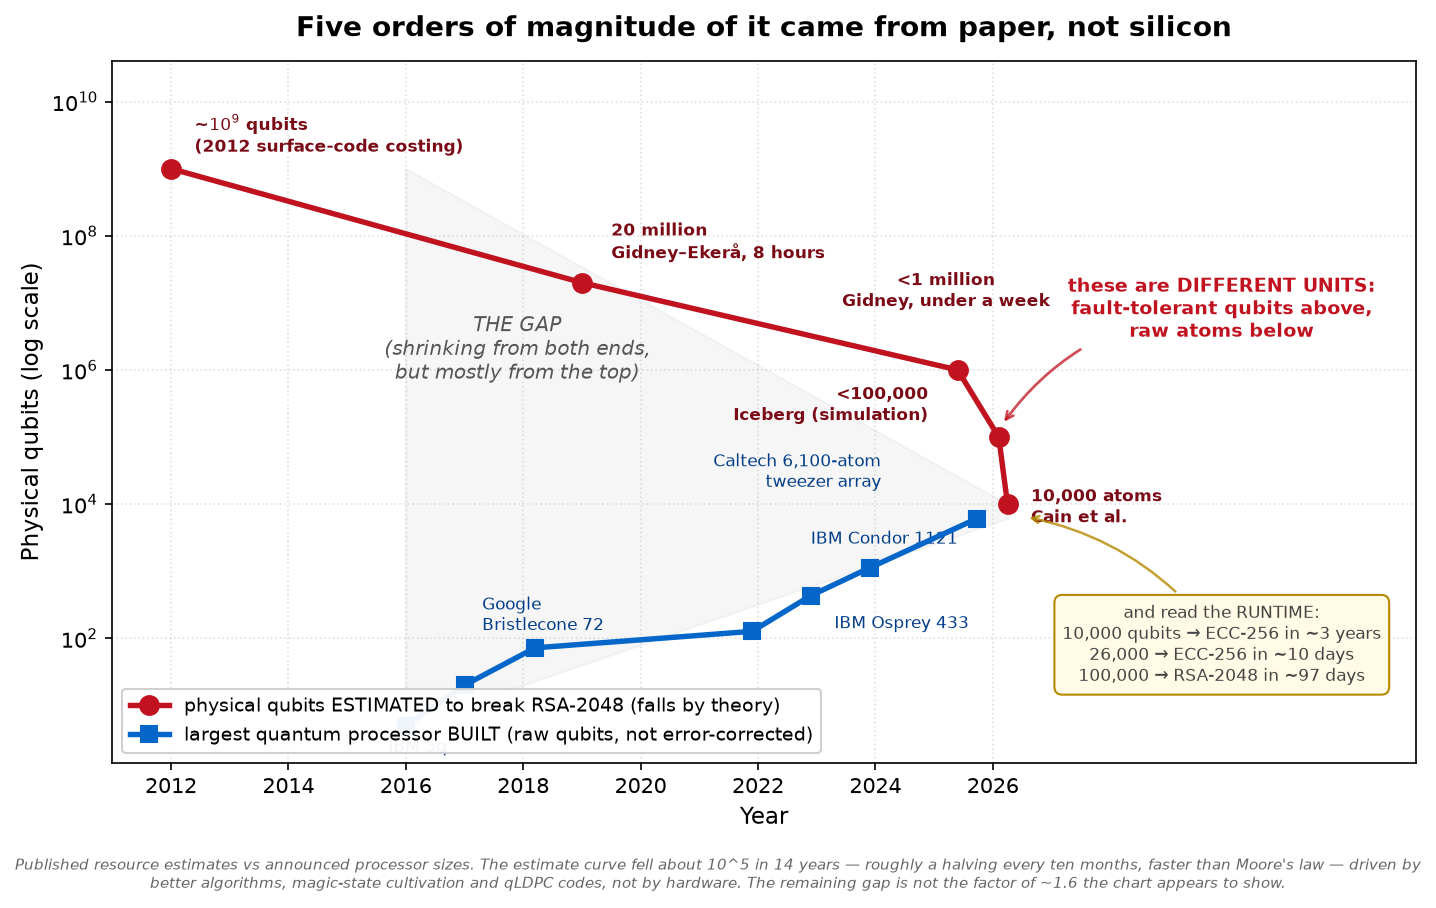

This figure's Python source:
#!/usr/bin/env python3
"""The scissors: the codebreaking machine shrinks faster than real machines grow.

TWO CURVES, deliberately plotted together — and deliberately NOT the same unit.

  (a) FALLING — published resource estimates for the number of noisy PHYSICAL
      qubits needed to break RSA-2048 (or, where marked, ECC-256) with Shor's
      algorithm. This curve moved almost entirely because of THEORY: better
      arithmetic, magic-state cultivation instead of distillation factories,
      and quantum LDPC codes instead of the surface code.

        2012  ~1e9        first serious surface-code costings
        2019   2.0e7      Gidney & Ekera, 8 hours
        2025   1.0e6      Gidney, "less than a million noisy qubits", <1 week
        2026.1 1.0e5      Iceberg Quantum, qLDPC — SIMULATION, not hardware
        2026.25 1.0e4     Cain et al., reconfigurable atoms (see runtime caveat)

  (b) RISING — the largest quantum processor / coherent qubit array actually
      announced. RAW qubits, none of them error-corrected.

        2016    5    IBM Quantum Experience
        2017   20    IBM Q
        2018   72    Google Bristlecone
        2021  127    IBM Eagle
        2022  433    IBM Osprey
        2023 1121    IBM Condor
        2025 6100    Caltech tweezer array (Nature, Sept 2025)

THE CAVEAT IS THE POINT. The curves nearly touch, and that is misleading: the
falling curve counts FAULT-TOLERANT qubits (below-threshold two-qubit gates,
mid-circuit measurement, real-time decoding, sustained for the whole run) while
the rising curve counts atoms that merely hold a state. Read the runtime
annotations too — 10,000 qubits buys ECC-256 in ~3 years, not in an afternoon.

Emits a committed PNG next to the reading.
"""
import matplotlib.pyplot as plt

est = [
    (2012.0, 1.0e9, "~$10^9$ qubits\n(2012 surface-code costing)"),
    (2019.0, 2.0e7, "20 million\nGidney–Ekerå, 8 hours"),
    (2025.4, 1.0e6, "<1 million\nGidney, under a week"),
    (2026.1, 1.0e5, "<100,000\nIceberg (simulation)"),
    (2026.25, 1.0e4, "10,000 atoms\nCain et al."),
]

hw = [
    (2016.0, 5, "IBM 5q"),
    (2017.0, 20, None),
    (2018.2, 72, "Google\nBristlecone 72"),
    (2021.9, 127, None),
    (2022.9, 433, "IBM Osprey 433"),
    (2023.9, 1121, "IBM Condor 1121"),
    (2025.73, 6100, "Caltech 6,100-atom\ntweezer array"),
]

fig, ax = plt.subplots(figsize=(9.6, 6.0), dpi=150)

ex = [p[0] for p in est]
ey = [p[1] for p in est]
hx = [p[0] for p in hw]
hy = [p[1] for p in hw]

# The shrinking gap, shaded
ax.fill_between([2016, 2026.25], [1e9, 1e4], [5, 6100], color="#888", alpha=0.07, zorder=0)
ax.text(2017.9, 2e6, "THE GAP\n(shrinking from both ends,\nbut mostly from the top)",
        fontsize=9.5, color="#555", ha="center", va="center", style="italic")

ax.plot(ex, ey, "-o", color="#c1121f", lw=2.6, ms=9, zorder=4,
        label="physical qubits ESTIMATED to break RSA-2048 (falls by theory)")
ax.plot(hx, hy, "-s", color="#0466c8", lw=2.6, ms=8, zorder=4,
        label="largest quantum processor BUILT (raw qubits, not error-corrected)")

est_lab = {
    2012.0: (2012.4, 3.2e9, "left"),
    2019.0: (2019.5, 8.0e7, "left"),
    2025.4: (2025.2, 1.5e7, "center"),
    2026.1: (2024.9, 3.0e5, "right"),
    2026.25: (2026.65, 9.0e3, "left"),
}
for x, y, lab in est:
    lx, ly, ha = est_lab[x]
    ax.annotate(lab, xy=(x, y), xytext=(lx, ly), fontsize=8.4, color="#7a0b16",
                ha=ha, va="center", fontweight="bold")

hw_lab = {
    2016.0: (2015.7, 2.4, "left"),
    2018.2: (2017.3, 220, "left"),
    2022.9: (2023.3, 165, "left"),
    2023.9: (2022.9, 3000, "left"),
    2025.73: (2024.1, 3.0e4, "right"),
}
for x, y, lab in hw:
    if lab is None:
        continue
    lx, ly, ha = hw_lab[x]
    ax.annotate(lab, xy=(x, y), xytext=(lx, ly), fontsize=8.2, color="#023e8a",
                ha=ha, va="center")

# The two honest caveats, parked in a clean right-hand column
ax.annotate("these are DIFFERENT UNITS:\nfault-tolerant qubits above,\nraw atoms below",
            xy=(2026.15, 1.5e5), xytext=(2029.9, 8.0e6), fontsize=9.0,
            color="#c1121f", ha="center", va="center", fontweight="bold",
            arrowprops=dict(arrowstyle="->", color="#c1121f", lw=1.3, alpha=0.75,
                            connectionstyle="arc3,rad=0.25"))

ax.annotate("and read the RUNTIME:\n10,000 qubits → ECC-256 in ~3 years\n"
            "26,000 → ECC-256 in ~10 days\n100,000 → RSA-2048 in ~97 days",
            xy=(2026.55, 6.5e3), xytext=(2029.9, 80), fontsize=8.4,
            color="#444", ha="center", va="center",
            bbox=dict(boxstyle="round,pad=0.45", fc="#fffbe6", ec="#b58900", lw=1.0),
            arrowprops=dict(arrowstyle="->", color="#b58900", lw=1.2, alpha=0.8,
                            connectionstyle="arc3,rad=0.2"))

ax.set_yscale("log")
ax.set_xlim(2011, 2033.2)
ax.set_ylim(1.4, 4e10)
ax.set_xticks([2012, 2014, 2016, 2018, 2020, 2022, 2024, 2026])
ax.set_xlabel("Year", fontsize=11)
ax.set_ylabel("Physical qubits (log scale)", fontsize=11)
ax.set_title("Five orders of magnitude of it came from paper, not silicon",
             fontsize=13.5, fontweight="bold", pad=12)
ax.grid(True, which="both", ls=":", alpha=0.38)
ax.legend(loc="lower left", fontsize=9.3, framealpha=0.94)

fig.text(0.5, 0.005,
         "Published resource estimates vs announced processor sizes. The estimate curve fell about 10^5 in 14 years — roughly a "
         "halving every ten months, faster than Moore's law — driven by better algorithms, magic-state cultivation and qLDPC codes, "
         "not by hardware. The remaining gap is not the factor of ~1.6 the chart appears to show.",
         ha="center", fontsize=7.3, color="#666", style="italic", wrap=True)

fig.tight_layout(rect=(0, 0.045, 1, 1))
out = __file__.rsplit("/", 1)[0] + "/27-the-crypto-migration-and-the-shrinking-codebreaker-4-plot.png"
fig.savefig(out, bbox_inches="tight", facecolor="white")
print("wrote", out)
